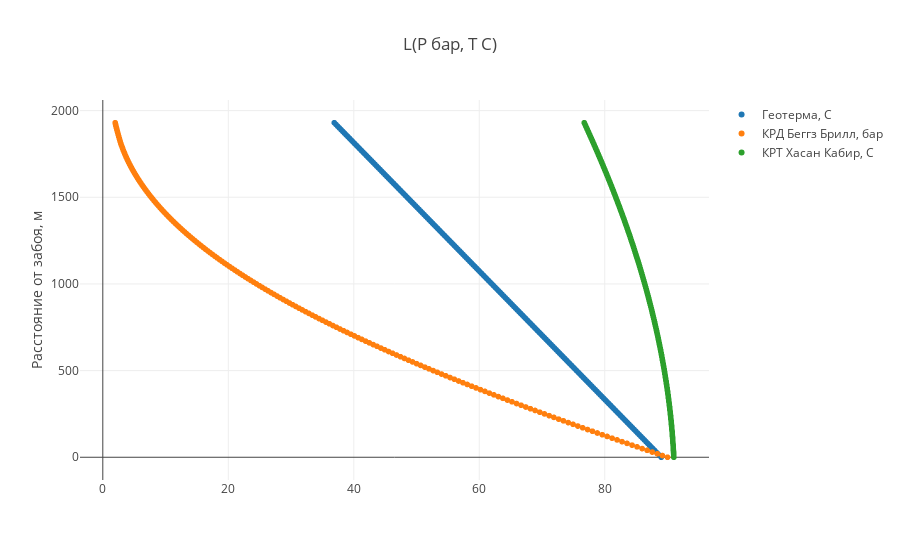

The notebook cell saved with this chart:
### Code cell
trace1 = go.Scattergl(
    x = t_earth_list_c,
    y = distance_from_bottomhole, 
    name = 'Геотерма, C',
    mode = 'markers'
)

trace2 = go.Scattergl(
    x = p_list_bar,
    y = distance_from_bottomhole, 
    name = 'КРД Беггз Брилл, бар',
    mode = 'markers'
)

trace3 = go.Scattergl(
    x = t_list_c,
    y = distance_from_bottomhole, 
    name = 'КРТ Хасан Кабир, С',
    mode = 'markers'
)


data = [ trace1, trace2, trace3]

plot()

### Figure 1 — Plotly figure (JSON) as saved in the notebook; plotly's stock layout.template omitted (floating-point values rounded to 4 significant figures; data arrays with more than 128 entries replaced by an {"elided": "..."} marker saying what was removed)
{"data": [{"mode": "markers", "name": "Геотерма, C", "type": "scattergl", "uid": "e186fbe1-1bfc-4f64-95fc-0d60747e971c", "x": {"elided": "194 float values"}, "y": {"elided": "194 int values"}}, {"mode": "markers", "name": "КРД Беггз Брилл, бар", "type": "scattergl", "uid": "033d5ff9-82d1-4c5d-ad8a-f2026dcc4691", "x": {"elided": "194 float values"}, "y": {"elided": "194 int values"}}, {"mode": "markers", "name": "КРТ Хасан Кабир, С", "type": "scattergl", "uid": "d8133667-8661-4dae-aab2-e9f364f809cf", "x": {"elided": "194 float values"}, "y": {"elided": "194 int values"}}], "layout": {"title": {"text": "L(P бар, T C)"}, "yaxis": {"title": {"text": "Расстояние от забоя, м"}}}}
